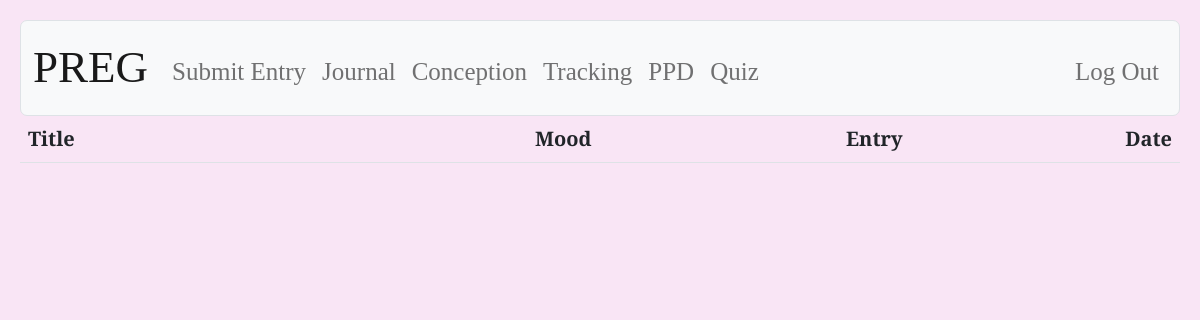
/journal (signed in), run on an earlier commit of the app's database.
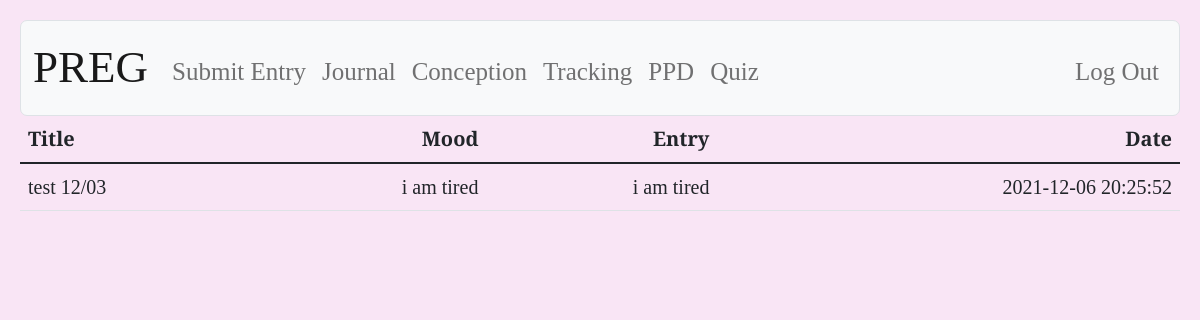
And on a later commit of the database.
### tables this page shows
CREATE TABLE journal (id INTEGER, user_id INTEGER, title TEXT, mood TEXT, entry TEXT, timestamp DATETIME default(CURRENT_TIMESTAMP), PRIMARY KEY(id), FOREIGN KEY (user_id) REFERENCES users(id));

### app.py (the view)
@app.route("/journal")
@login_required
def journal():
    entries = db.execute("SELECT * FROM journal WHERE user_id = ?", session["user_id"])
    return render_template("journal.html", entries=entries)

### helpers.py (called while the page is built)
def login_required(f):
    @wraps(f)
    def decorated_function(*args, **kwargs):
        if session.get("user_id") is None:
            return redirect("/login")
        return f(*args, **kwargs)
    return decorated_function

### templates/journal.html (shortened to what this page needs)
{% extends 'base.html' %}
{% block content %}
    <table class="table">
        <thead>
            <tr>
                <th class="text-start">Title</th>
                <th class="text-end">Mood</th>
                <th class="text-end">Entry</th>
                <th class="text-end">Date</th>
            </tr>
        </thead>
        <tbody>
            {% for entry in entries %}
            <tr>
                <td class="text-start">{{ entry.title }}</td>
                <td class="text-end">{{ entry.mood }}</td>
                <td class="text-end">{{ entry.entry }}</td>
                <td class="text-end">{{ entry.timestamp }}</td>
            </tr>
            {% endfor %}
        </tbody>
    </table>
{% endblock %}

What changed in the data, as far as the page shows it:
added journal: title "test 12/03", mood "i am tired", entry "i am tired", timestamp "2021-12-06 20:25:52"
